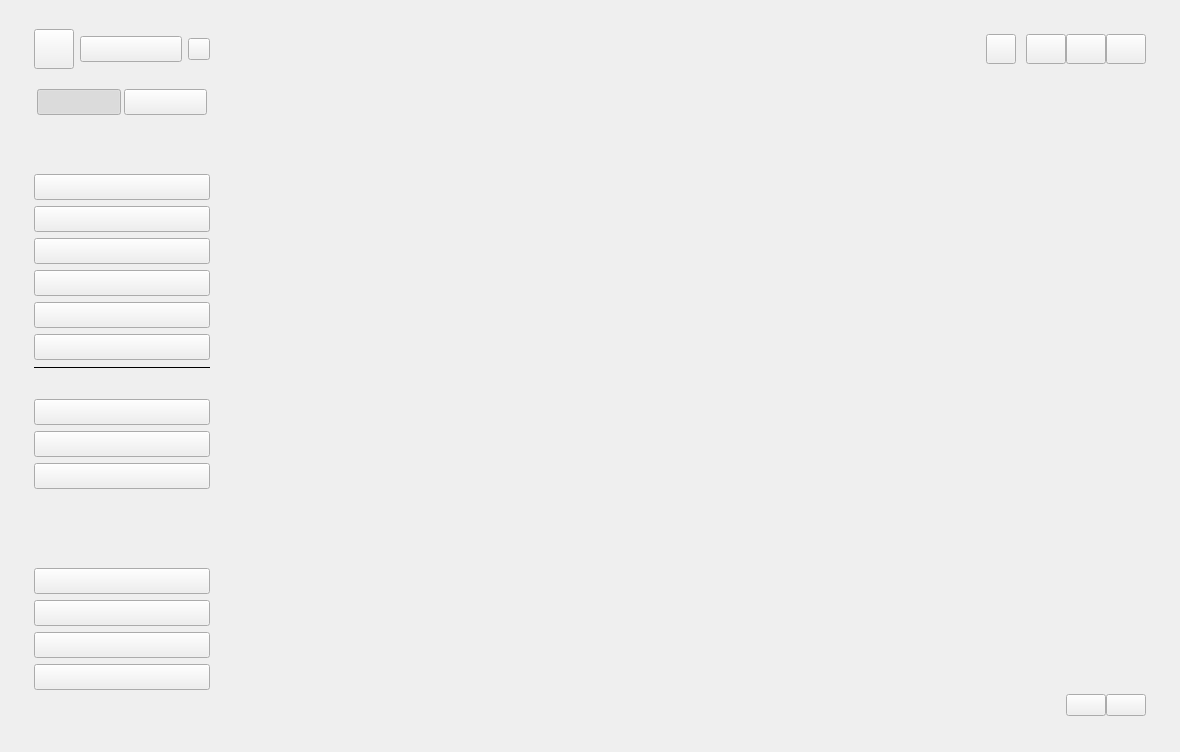
<?xml version="1.0" encoding="UTF-8"?>
<ui version="4.0">
 <class>RaptorWorld</class>
 <widget class="QWidget" name="RaptorWorld">
  <property name="geometry">
   <rect>
    <x>0</x>
    <y>0</y>
    <width>1180</width>
    <height>752</height>
   </rect>
  </property>
  <property name="minimumSize">
   <size>
    <width>0</width>
    <height>0</height>
   </size>
  </property>
  <property name="maximumSize">
   <size>
    <width>16777215</width>
    <height>16777215</height>
   </size>
  </property>
  <property name="windowTitle">
   <string>Form</string>
  </property>
  <property name="styleSheet">
   <string notr="true"/>
  </property>
  <layout class="QVBoxLayout" name="_WorldLayout">
   <property name="spacing">
    <number>0</number>
   </property>
   <property name="leftMargin">
    <number>12</number>
   </property>
   <property name="topMargin">
    <number>12</number>
   </property>
   <property name="rightMargin">
    <number>12</number>
   </property>
   <property name="bottomMargin">
    <number>12</number>
   </property>
   <item>
    <widget class="QWidget" name="_Stage" native="true">
     <property name="minimumSize">
      <size>
       <width>1156</width>
       <height>728</height>
      </size>
     </property>
     <property name="styleSheet">
      <string notr="true"/>
     </property>
     <layout class="QVBoxLayout" name="_StageLayout">
      <property name="spacing">
       <number>0</number>
      </property>
      <property name="leftMargin">
       <number>0</number>
      </property>
      <property name="topMargin">
       <number>0</number>
      </property>
      <property name="rightMargin">
       <number>0</number>
      </property>
      <property name="bottomMargin">
       <number>22</number>
      </property>
      <item>
       <widget class="QWidget" name="_Header" native="true">
        <property name="sizePolicy">
         <sizepolicy hsizetype="Preferred" vsizetype="Fixed">
          <horstretch>0</horstretch>
          <verstretch>0</verstretch>
         </sizepolicy>
        </property>
        <property name="minimumSize">
         <size>
          <width>0</width>
          <height>74</height>
         </size>
        </property>
        <property name="maximumSize">
         <size>
          <width>16777215</width>
          <height>74</height>
         </size>
        </property>
        <property name="styleSheet">
         <string notr="true"/>
        </property>
        <layout class="QHBoxLayout" name="_HeaderLayout" stretch="0,0,0,0,0,0">
         <property name="spacing">
          <number>0</number>
         </property>
         <property name="leftMargin">
          <number>0</number>
         </property>
         <property name="topMargin">
          <number>0</number>
         </property>
         <property name="rightMargin">
          <number>22</number>
         </property>
         <property name="bottomMargin">
          <number>0</number>
         </property>
         <item>
          <widget class="QWidget" name="_ApplicationPanel" native="true">
           <property name="sizePolicy">
            <sizepolicy hsizetype="Preferred" vsizetype="Minimum">
             <horstretch>0</horstretch>
             <verstretch>0</verstretch>
            </sizepolicy>
           </property>
           <property name="minimumSize">
            <size>
             <width>220</width>
             <height>74</height>
            </size>
           </property>
           <property name="maximumSize">
            <size>
             <width>220</width>
             <height>74</height>
            </size>
           </property>
           <property name="styleSheet">
            <string notr="true"/>
           </property>
           <layout class="QHBoxLayout" name="_ApplicationPanelLayout" stretch="1,8,0">
            <property name="spacing">
             <number>6</number>
            </property>
            <property name="leftMargin">
             <number>22</number>
            </property>
            <property name="topMargin">
             <number>0</number>
            </property>
            <property name="rightMargin">
             <number>22</number>
            </property>
            <property name="bottomMargin">
             <number>0</number>
            </property>
            <item>
             <widget class="QPushButton" name="_Logo">
              <property name="minimumSize">
               <size>
                <width>40</width>
                <height>40</height>
               </size>
              </property>
              <property name="maximumSize">
               <size>
                <width>40</width>
                <height>40</height>
               </size>
              </property>
              <property name="styleSheet">
               <string notr="true"/>
              </property>
              <property name="text">
               <string/>
              </property>
              <property name="iconSize">
               <size>
                <width>40</width>
                <height>40</height>
               </size>
              </property>
             </widget>
            </item>
            <item>
             <widget class="QPushButton" name="_Name">
              <property name="minimumSize">
               <size>
                <width>0</width>
                <height>26</height>
               </size>
              </property>
              <property name="maximumSize">
               <size>
                <width>16777215</width>
                <height>26</height>
               </size>
              </property>
              <property name="text">
               <string/>
              </property>
             </widget>
            </item>
            <item>
             <widget class="QPushButton" name="_Adore">
              <property name="minimumSize">
               <size>
                <width>22</width>
                <height>22</height>
               </size>
              </property>
              <property name="maximumSize">
               <size>
                <width>22</width>
                <height>22</height>
               </size>
              </property>
              <property name="styleSheet">
               <string notr="true"/>
              </property>
              <property name="text">
               <string/>
              </property>
             </widget>
            </item>
           </layout>
          </widget>
         </item>
         <item>
          <spacer name="_Headerr">
           <property name="orientation">
            <enum>Qt::Orientation::Horizontal</enum>
           </property>
           <property name="sizeHint" stdset="0">
            <size>
             <width>40</width>
             <height>20</height>
            </size>
           </property>
          </spacer>
         </item>
         <item>
          <widget class="QWidget" name="_AvatarPanel" native="true">
           <property name="minimumSize">
            <size>
             <width>0</width>
             <height>0</height>
            </size>
           </property>
           <layout class="QHBoxLayout" name="_AvatarPanelLayout">
            <property name="spacing">
             <number>10</number>
            </property>
            <property name="leftMargin">
             <number>10</number>
            </property>
            <property name="topMargin">
             <number>0</number>
            </property>
            <property name="rightMargin">
             <number>10</number>
            </property>
            <property name="bottomMargin">
             <number>0</number>
            </property>
            <item>
             <widget class="QPushButton" name="_Avatar">
              <property name="minimumSize">
               <size>
                <width>30</width>
                <height>30</height>
               </size>
              </property>
              <property name="maximumSize">
               <size>
                <width>30</width>
                <height>30</height>
               </size>
              </property>
              <property name="styleSheet">
               <string notr="true"/>
              </property>
              <property name="text">
               <string/>
              </property>
             </widget>
            </item>
           </layout>
          </widget>
         </item>
         <item>
          <widget class="QPushButton" name="_Minimize">
           <property name="minimumSize">
            <size>
             <width>40</width>
             <height>30</height>
            </size>
           </property>
           <property name="maximumSize">
            <size>
             <width>40</width>
             <height>30</height>
            </size>
           </property>
           <property name="styleSheet">
            <string notr="true"/>
           </property>
           <property name="text">
            <string/>
           </property>
          </widget>
         </item>
         <item>
          <widget class="QPushButton" name="_Maximize">
           <property name="minimumSize">
            <size>
             <width>40</width>
             <height>30</height>
            </size>
           </property>
           <property name="maximumSize">
            <size>
             <width>40</width>
             <height>30</height>
            </size>
           </property>
           <property name="styleSheet">
            <string notr="true"/>
           </property>
           <property name="text">
            <string/>
           </property>
          </widget>
         </item>
         <item>
          <widget class="QPushButton" name="_Close">
           <property name="enabled">
            <bool>true</bool>
           </property>
           <property name="minimumSize">
            <size>
             <width>40</width>
             <height>30</height>
            </size>
           </property>
           <property name="maximumSize">
            <size>
             <width>40</width>
             <height>30</height>
            </size>
           </property>
           <property name="styleSheet">
            <string notr="true"/>
           </property>
           <property name="text">
            <string/>
           </property>
           <property name="iconSize">
            <size>
             <width>16</width>
             <height>16</height>
            </size>
           </property>
          </widget>
         </item>
        </layout>
       </widget>
      </item>
      <item>
       <widget class="QWidget" name="_Body" native="true">
        <layout class="QHBoxLayout" name="_BodyLayout">
         <property name="spacing">
          <number>0</number>
         </property>
         <property name="leftMargin">
          <number>0</number>
         </property>
         <property name="topMargin">
          <number>0</number>
         </property>
         <property name="rightMargin">
          <number>0</number>
         </property>
         <property name="bottomMargin">
          <number>0</number>
         </property>
         <item>
          <widget class="QWidget" name="_Navigation" native="true">
           <property name="sizePolicy">
            <sizepolicy hsizetype="Fixed" vsizetype="Preferred">
             <horstretch>0</horstretch>
             <verstretch>0</verstretch>
            </sizepolicy>
           </property>
           <property name="minimumSize">
            <size>
             <width>220</width>
             <height>0</height>
            </size>
           </property>
           <property name="maximumSize">
            <size>
             <width>220</width>
             <height>16777215</height>
            </size>
           </property>
           <property name="styleSheet">
            <string notr="true"/>
           </property>
           <layout class="QVBoxLayout" name="_NavigationLayout">
            <property name="spacing">
             <number>0</number>
            </property>
            <property name="leftMargin">
             <number>0</number>
            </property>
            <property name="topMargin">
             <number>0</number>
            </property>
            <property name="rightMargin">
             <number>0</number>
            </property>
            <property name="bottomMargin">
             <number>22</number>
            </property>
            <item>
             <widget class="QWidget" name="_SpaceWrapper" native="true">
              <property name="styleSheet">
               <string notr="true"/>
              </property>
              <layout class="QHBoxLayout" name="_SpaceWrapperLayout">
               <property name="spacing">
                <number>0</number>
               </property>
               <property name="leftMargin">
                <number>22</number>
               </property>
               <property name="topMargin">
                <number>0</number>
               </property>
               <property name="rightMargin">
                <number>22</number>
               </property>
               <property name="bottomMargin">
                <number>0</number>
               </property>
               <item>
                <widget class="QWidget" name="_SpacePanel" native="true">
                 <property name="styleSheet">
                  <string notr="true"/>
                 </property>
                 <layout class="QHBoxLayout" name="_TypePanelHLayout">
                  <property name="spacing">
                   <number>3</number>
                  </property>
                  <property name="leftMargin">
                   <number>3</number>
                  </property>
                  <property name="topMargin">
                   <number>3</number>
                  </property>
                  <property name="rightMargin">
                   <number>3</number>
                  </property>
                  <property name="bottomMargin">
                   <number>3</number>
                  </property>
                  <item>
                   <widget class="QPushButton" name="_Private">
                    <property name="minimumSize">
                     <size>
                      <width>0</width>
                      <height>26</height>
                     </size>
                    </property>
                    <property name="maximumSize">
                     <size>
                      <width>16777215</width>
                      <height>26</height>
                     </size>
                    </property>
                    <property name="styleSheet">
                     <string notr="true"/>
                    </property>
                    <property name="text">
                     <string/>
                    </property>
                    <property name="checkable">
                     <bool>true</bool>
                    </property>
                    <property name="checked">
                     <bool>true</bool>
                    </property>
                   </widget>
                  </item>
                  <item>
                   <widget class="QPushButton" name="_Public">
                    <property name="minimumSize">
                     <size>
                      <width>0</width>
                      <height>26</height>
                     </size>
                    </property>
                    <property name="maximumSize">
                     <size>
                      <width>16777215</width>
                      <height>26</height>
                     </size>
                    </property>
                    <property name="styleSheet">
                     <string notr="true"/>
                    </property>
                    <property name="text">
                     <string/>
                    </property>
                    <property name="checkable">
                     <bool>true</bool>
                    </property>
                   </widget>
                  </item>
                 </layout>
                </widget>
               </item>
              </layout>
             </widget>
            </item>
            <item>
             <spacer name="_NavigationSpacer">
              <property name="orientation">
               <enum>Qt::Orientation::Vertical</enum>
              </property>
              <property name="sizeType">
               <enum>QSizePolicy::Policy::Fixed</enum>
              </property>
              <property name="sizeHint" stdset="0">
               <size>
                <width>20</width>
                <height>36</height>
               </size>
              </property>
             </spacer>
            </item>
            <item>
             <widget class="QWidget" name="_NavigationWrapper" native="true">
              <layout class="QVBoxLayout" name="_NavigationWrapperLayout">
               <property name="spacing">
                <number>0</number>
               </property>
               <property name="leftMargin">
                <number>0</number>
               </property>
               <property name="topMargin">
                <number>0</number>
               </property>
               <property name="rightMargin">
                <number>0</number>
               </property>
               <property name="bottomMargin">
                <number>0</number>
               </property>
               <item>
                <widget class="QWidget" name="_CorePanel" native="true">
                 <property name="styleSheet">
                  <string notr="true"/>
                 </property>
                 <layout class="QVBoxLayout" name="_CorePanelLayout">
                  <property name="spacing">
                   <number>6</number>
                  </property>
                  <property name="leftMargin">
                   <number>22</number>
                  </property>
                  <property name="topMargin">
                   <number>0</number>
                  </property>
                  <property name="rightMargin">
                   <number>22</number>
                  </property>
                  <property name="bottomMargin">
                   <number>10</number>
                  </property>
                  <item>
                   <widget class="QLabel" name="_CorePanelTip">
                    <property name="styleSheet">
                     <string notr="true"/>
                    </property>
                    <property name="text">
                     <string/>
                    </property>
                   </widget>
                  </item>
                  <item>
                   <widget class="RaptorIndicatorButton" name="_Space">
                    <property name="minimumSize">
                     <size>
                      <width>0</width>
                      <height>26</height>
                     </size>
                    </property>
                    <property name="maximumSize">
                     <size>
                      <width>16777215</width>
                      <height>26</height>
                     </size>
                    </property>
                    <property name="styleSheet">
                     <string notr="true"/>
                    </property>
                    <property name="text">
                     <string/>
                    </property>
                    <property name="iconSize">
                     <size>
                      <width>24</width>
                      <height>24</height>
                     </size>
                    </property>
                    <property name="checkable">
                     <bool>true</bool>
                    </property>
                    <property name="checked">
                     <bool>false</bool>
                    </property>
                   </widget>
                  </item>
                  <item>
                   <widget class="RaptorIndicatorButton" name="_Transfer">
                    <property name="minimumSize">
                     <size>
                      <width>0</width>
                      <height>26</height>
                     </size>
                    </property>
                    <property name="maximumSize">
                     <size>
                      <width>16777215</width>
                      <height>26</height>
                     </size>
                    </property>
                    <property name="styleSheet">
                     <string notr="true"/>
                    </property>
                    <property name="text">
                     <string/>
                    </property>
                    <property name="iconSize">
                     <size>
                      <width>24</width>
                      <height>24</height>
                     </size>
                    </property>
                    <property name="checkable">
                     <bool>true</bool>
                    </property>
                    <property name="checked">
                     <bool>false</bool>
                    </property>
                   </widget>
                  </item>
                  <item>
                   <widget class="RaptorIndicatorButton" name="_Share">
                    <property name="minimumSize">
                     <size>
                      <width>0</width>
                      <height>26</height>
                     </size>
                    </property>
                    <property name="maximumSize">
                     <size>
                      <width>16777215</width>
                      <height>26</height>
                     </size>
                    </property>
                    <property name="styleSheet">
                     <string notr="true"/>
                    </property>
                    <property name="text">
                     <string/>
                    </property>
                    <property name="iconSize">
                     <size>
                      <width>24</width>
                      <height>24</height>
                     </size>
                    </property>
                    <property name="checkable">
                     <bool>true</bool>
                    </property>
                   </widget>
                  </item>
                  <item>
                   <widget class="RaptorIndicatorButton" name="_Star">
                    <property name="minimumSize">
                     <size>
                      <width>0</width>
                      <height>26</height>
                     </size>
                    </property>
                    <property name="maximumSize">
                     <size>
                      <width>16777215</width>
                      <height>26</height>
                     </size>
                    </property>
                    <property name="styleSheet">
                     <string notr="true"/>
                    </property>
                    <property name="text">
                     <string/>
                    </property>
                    <property name="checkable">
                     <bool>true</bool>
                    </property>
                   </widget>
                  </item>
                  <item>
                   <widget class="RaptorIndicatorButton" name="_Trash">
                    <property name="minimumSize">
                     <size>
                      <width>0</width>
                      <height>26</height>
                     </size>
                    </property>
                    <property name="maximumSize">
                     <size>
                      <width>16777215</width>
                      <height>26</height>
                     </size>
                    </property>
                    <property name="styleSheet">
                     <string notr="true"/>
                    </property>
                    <property name="text">
                     <string/>
                    </property>
                    <property name="iconSize">
                     <size>
                      <width>24</width>
                      <height>24</height>
                     </size>
                    </property>
                    <property name="checkable">
                     <bool>true</bool>
                    </property>
                    <property name="checked">
                     <bool>false</bool>
                    </property>
                   </widget>
                  </item>
                  <item>
                   <widget class="RaptorIndicatorButton" name="_Media">
                    <property name="minimumSize">
                     <size>
                      <width>0</width>
                      <height>26</height>
                     </size>
                    </property>
                    <property name="maximumSize">
                     <size>
                      <width>16777215</width>
                      <height>26</height>
                     </size>
                    </property>
                    <property name="text">
                     <string/>
                    </property>
                    <property name="checkable">
                     <bool>true</bool>
                    </property>
                   </widget>
                  </item>
                  <item>
                   <widget class="Line" name="_CorePanelLine">
                    <property name="styleSheet">
                     <string notr="true"/>
                    </property>
                    <property name="frameShadow">
                     <enum>QFrame::Shadow::Plain</enum>
                    </property>
                    <property name="orientation">
                     <enum>Qt::Orientation::Horizontal</enum>
                    </property>
                   </widget>
                  </item>
                 </layout>
                </widget>
               </item>
               <item>
                <widget class="QWidget" name="_ExtraPanel" native="true">
                 <property name="styleSheet">
                  <string notr="true"/>
                 </property>
                 <layout class="QVBoxLayout" name="_ExtraPanelLayout">
                  <property name="spacing">
                   <number>6</number>
                  </property>
                  <property name="leftMargin">
                   <number>22</number>
                  </property>
                  <property name="topMargin">
                   <number>0</number>
                  </property>
                  <property name="rightMargin">
                   <number>22</number>
                  </property>
                  <property name="bottomMargin">
                   <number>10</number>
                  </property>
                  <item>
                   <widget class="QLabel" name="_ExtraPanelTip">
                    <property name="styleSheet">
                     <string notr="true"/>
                    </property>
                    <property name="text">
                     <string/>
                    </property>
                   </widget>
                  </item>
                  <item>
                   <widget class="RaptorIndicatorButton" name="_Plus">
                    <property name="minimumSize">
                     <size>
                      <width>0</width>
                      <height>26</height>
                     </size>
                    </property>
                    <property name="maximumSize">
                     <size>
                      <width>16777215</width>
                      <height>26</height>
                     </size>
                    </property>
                    <property name="styleSheet">
                     <string notr="true"/>
                    </property>
                    <property name="text">
                     <string/>
                    </property>
                    <property name="iconSize">
                     <size>
                      <width>24</width>
                      <height>24</height>
                     </size>
                    </property>
                    <property name="checkable">
                     <bool>true</bool>
                    </property>
                    <property name="checked">
                     <bool>false</bool>
                    </property>
                   </widget>
                  </item>
                  <item>
                   <widget class="RaptorIndicatorButton" name="_Story">
                    <property name="minimumSize">
                     <size>
                      <width>0</width>
                      <height>26</height>
                     </size>
                    </property>
                    <property name="maximumSize">
                     <size>
                      <width>16777215</width>
                      <height>26</height>
                     </size>
                    </property>
                    <property name="styleSheet">
                     <string notr="true"/>
                    </property>
                    <property name="text">
                     <string/>
                    </property>
                    <property name="checkable">
                     <bool>true</bool>
                    </property>
                   </widget>
                  </item>
                  <item>
                   <widget class="RaptorIndicatorButton" name="_Setting">
                    <property name="minimumSize">
                     <size>
                      <width>0</width>
                      <height>26</height>
                     </size>
                    </property>
                    <property name="maximumSize">
                     <size>
                      <width>16777215</width>
                      <height>26</height>
                     </size>
                    </property>
                    <property name="styleSheet">
                     <string notr="true"/>
                    </property>
                    <property name="text">
                     <string/>
                    </property>
                    <property name="iconSize">
                     <size>
                      <width>24</width>
                      <height>24</height>
                     </size>
                    </property>
                    <property name="checkable">
                     <bool>true</bool>
                    </property>
                    <property name="checked">
                     <bool>false</bool>
                    </property>
                   </widget>
                  </item>
                 </layout>
                </widget>
               </item>
              </layout>
             </widget>
            </item>
            <item>
             <spacer name="_NavigationSpaces">
              <property name="orientation">
               <enum>Qt::Orientation::Vertical</enum>
              </property>
              <property name="sizeHint" stdset="0">
               <size>
                <width>20</width>
                <height>40</height>
               </size>
              </property>
             </spacer>
            </item>
            <item>
             <widget class="QWidget" name="_ProfileWrapper" native="true">
              <layout class="QVBoxLayout" name="_ProfileWrapperLayout">
               <property name="spacing">
                <number>6</number>
               </property>
               <property name="leftMargin">
                <number>22</number>
               </property>
               <property name="topMargin">
                <number>0</number>
               </property>
               <property name="rightMargin">
                <number>22</number>
               </property>
               <property name="bottomMargin">
                <number>0</number>
               </property>
               <item>
                <widget class="QWidget" name="_ProfilePanel" native="true">
                 <property name="minimumSize">
                  <size>
                   <width>0</width>
                   <height>100</height>
                  </size>
                 </property>
                 <layout class="QVBoxLayout" name="_ProfilePanelVLayout">
                  <property name="spacing">
                   <number>6</number>
                  </property>
                  <property name="leftMargin">
                   <number>0</number>
                  </property>
                  <property name="topMargin">
                   <number>6</number>
                  </property>
                  <property name="rightMargin">
                   <number>0</number>
                  </property>
                  <property name="bottomMargin">
                   <number>6</number>
                  </property>
                  <item>
                   <widget class="RaptorIndicatorButton" name="_Capacity">
                    <property name="minimumSize">
                     <size>
                      <width>0</width>
                      <height>26</height>
                     </size>
                    </property>
                    <property name="maximumSize">
                     <size>
                      <width>16777215</width>
                      <height>26</height>
                     </size>
                    </property>
                    <property name="text">
                     <string/>
                    </property>
                   </widget>
                  </item>
                  <item>
                   <widget class="RaptorIndicatorButton" name="_AlbumCapacity">
                    <property name="minimumSize">
                     <size>
                      <width>0</width>
                      <height>26</height>
                     </size>
                    </property>
                    <property name="maximumSize">
                     <size>
                      <width>16777215</width>
                      <height>26</height>
                     </size>
                    </property>
                    <property name="text">
                     <string/>
                    </property>
                   </widget>
                  </item>
                  <item>
                   <widget class="RaptorIndicatorButton" name="_NoteCapacity">
                    <property name="minimumSize">
                     <size>
                      <width>0</width>
                      <height>26</height>
                     </size>
                    </property>
                    <property name="maximumSize">
                     <size>
                      <width>16777215</width>
                      <height>26</height>
                     </size>
                    </property>
                    <property name="text">
                     <string/>
                    </property>
                   </widget>
                  </item>
                  <item>
                   <widget class="RaptorIndicatorButton" name="_Meet">
                    <property name="minimumSize">
                     <size>
                      <width>0</width>
                      <height>26</height>
                     </size>
                    </property>
                    <property name="maximumSize">
                     <size>
                      <width>16777215</width>
                      <height>26</height>
                     </size>
                    </property>
                    <property name="text">
                     <string/>
                    </property>
                   </widget>
                  </item>
                 </layout>
                </widget>
               </item>
              </layout>
             </widget>
            </item>
           </layout>
          </widget>
         </item>
         <item>
          <widget class="QWidget" name="_Main" native="true">
           <property name="styleSheet">
            <string notr="true"/>
           </property>
           <layout class="QVBoxLayout" name="_MainLayout" stretch="0,0">
            <property name="spacing">
             <number>0</number>
            </property>
            <property name="leftMargin">
             <number>0</number>
            </property>
            <property name="topMargin">
             <number>0</number>
            </property>
            <property name="rightMargin">
             <number>22</number>
            </property>
            <property name="bottomMargin">
             <number>0</number>
            </property>
            <item>
             <widget class="QStackedWidget" name="_Page">
              <property name="layoutDirection">
               <enum>Qt::LayoutDirection::LeftToRight</enum>
              </property>
              <property name="styleSheet">
               <string notr="true"/>
              </property>
              <widget class="RaptorSpacePage" name="_SpacePage"/>
              <widget class="RaptorTransferPage" name="_TransferPage"/>
              <widget class="RaptorSharePage" name="_SharePage"/>
              <widget class="RaptorStarPage" name="_StarPage"/>
              <widget class="RaptorTrashPage" name="_TrashPage"/>
              <widget class="RaptorMediaPage" name="_MediaPage"/>
              <widget class="RaptorPlusPage" name="_PlusPage"/>
              <widget class="RaptorStoryPage" name="_StoryPage"/>
              <widget class="RaptorSettingPage" name="_SettingPage"/>
             </widget>
            </item>
            <item>
             <widget class="QWidget" name="_Footer" native="true">
              <property name="minimumSize">
               <size>
                <width>0</width>
                <height>26</height>
               </size>
              </property>
              <property name="maximumSize">
               <size>
                <width>16777215</width>
                <height>26</height>
               </size>
              </property>
              <property name="styleSheet">
               <string notr="true"/>
              </property>
              <layout class="QHBoxLayout" name="_FooterLayout">
               <property name="spacing">
                <number>12</number>
               </property>
               <property name="leftMargin">
                <number>0</number>
               </property>
               <property name="topMargin">
                <number>0</number>
               </property>
               <property name="rightMargin">
                <number>0</number>
               </property>
               <property name="bottomMargin">
                <number>0</number>
               </property>
               <item>
                <spacer name="_FooterSpacer">
                 <property name="orientation">
                  <enum>Qt::Orientation::Horizontal</enum>
                 </property>
                 <property name="sizeHint" stdset="0">
                  <size>
                   <width>421</width>
                   <height>20</height>
                  </size>
                 </property>
                </spacer>
               </item>
               <item>
                <widget class="QLabel" name="_Copyright">
                 <property name="minimumSize">
                  <size>
                   <width>0</width>
                   <height>22</height>
                  </size>
                 </property>
                 <property name="maximumSize">
                  <size>
                   <width>16777215</width>
                   <height>22</height>
                  </size>
                 </property>
                 <property name="text">
                  <string/>
                 </property>
                </widget>
               </item>
               <item>
                <widget class="QLabel" name="_AriaStatus">
                 <property name="minimumSize">
                  <size>
                   <width>0</width>
                   <height>22</height>
                  </size>
                 </property>
                 <property name="maximumSize">
                  <size>
                   <width>16777215</width>
                   <height>22</height>
                  </size>
                 </property>
                 <property name="text">
                  <string/>
                 </property>
                </widget>
               </item>
               <item>
                <widget class="QWidget" name="_PoweredPanel" native="true">
                 <layout class="QHBoxLayout" name="_PoweredPanelLayout">
                  <property name="spacing">
                   <number>0</number>
                  </property>
                  <property name="leftMargin">
                   <number>0</number>
                  </property>
                  <property name="topMargin">
                   <number>0</number>
                  </property>
                  <property name="rightMargin">
                   <number>0</number>
                  </property>
                  <property name="bottomMargin">
                   <number>0</number>
                  </property>
                  <item>
                   <widget class="QPushButton" name="_PoweredTip">
                    <property name="minimumSize">
                     <size>
                      <width>0</width>
                      <height>22</height>
                     </size>
                    </property>
                    <property name="maximumSize">
                     <size>
                      <width>16777215</width>
                      <height>22</height>
                     </size>
                    </property>
                    <property name="text">
                     <string/>
                    </property>
                   </widget>
                  </item>
                  <item>
                   <widget class="QPushButton" name="_Powered">
                    <property name="minimumSize">
                     <size>
                      <width>0</width>
                      <height>22</height>
                     </size>
                    </property>
                    <property name="maximumSize">
                     <size>
                      <width>16777215</width>
                      <height>22</height>
                     </size>
                    </property>
                    <property name="text">
                     <string/>
                    </property>
                   </widget>
                  </item>
                 </layout>
                </widget>
               </item>
              </layout>
             </widget>
            </item>
           </layout>
          </widget>
         </item>
        </layout>
       </widget>
      </item>
     </layout>
    </widget>
   </item>
  </layout>
 </widget>
 <customwidgets>
  <customwidget>
   <class>RaptorTransferPage</class>
   <extends>QWidget</extends>
   <header>../../../Src/Gui/Page/Transfer/RaptorTransferPage.h</header>
   <container>1</container>
  </customwidget>
  <customwidget>
   <class>RaptorTrashPage</class>
   <extends>QWidget</extends>
   <header>../../../Src/Gui/Page/Trash/RaptorTrashPage.h</header>
   <container>1</container>
  </customwidget>
  <customwidget>
   <class>RaptorStoryPage</class>
   <extends>QWidget</extends>
   <header>../../../Src/Gui/Page/Story/RaptorStoryPage.h</header>
   <container>1</container>
  </customwidget>
  <customwidget>
   <class>RaptorSettingPage</class>
   <extends>QWidget</extends>
   <header>../../../Src/Gui/Page/Setting/RaptorSettingPage.h</header>
   <container>1</container>
  </customwidget>
  <customwidget>
   <class>RaptorSharePage</class>
   <extends>QWidget</extends>
   <header>../../../Src/Gui/Page/Share/RaptorSharePage.h</header>
   <container>1</container>
  </customwidget>
  <customwidget>
   <class>RaptorStarPage</class>
   <extends>QWidget</extends>
   <header>../../../Src/Gui/Page/Star/RaptorStarPage.h</header>
   <container>1</container>
  </customwidget>
  <customwidget>
   <class>RaptorSpacePage</class>
   <extends>QWidget</extends>
   <header>../../../Src/Gui/Page/Space/RaptorSpacePage.h</header>
   <container>1</container>
  </customwidget>
  <customwidget>
   <class>RaptorPlusPage</class>
   <extends>QWidget</extends>
   <header>../../../Src/Gui/Page/Plus/RaptorPlusPage.h</header>
   <container>1</container>
  </customwidget>
  <customwidget>
   <class>RaptorIndicatorButton</class>
   <extends>QPushButton</extends>
   <header>../../../Src/Component/IndicatorButton/RaptorIndicatorButton.h</header>
  </customwidget>
  <customwidget>
   <class>RaptorMediaPage</class>
   <extends>QWidget</extends>
   <header>../../../Src/Gui/Page/Media/RaptorMediaPage.h</header>
   <container>1</container>
  </customwidget>
 </customwidgets>
 <resources/>
 <connections/>
</ui>
